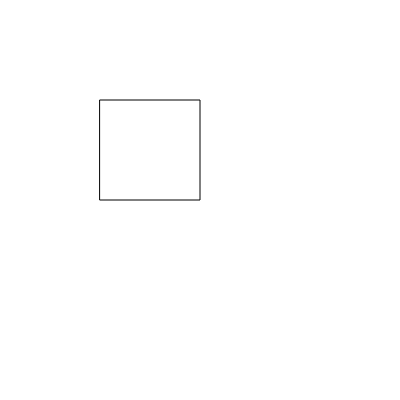
Frame 1 (no input)
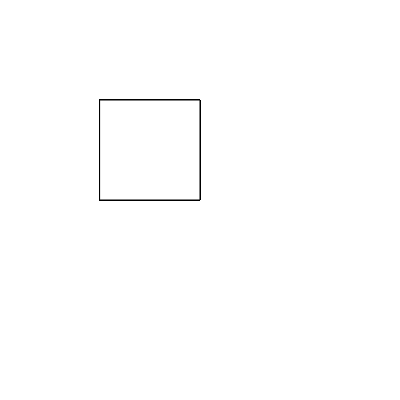
Frame 60 (no input)
Frame 120 (the mouse pressed at the canvas centre since frame 60): identical to frame 60, image omitted

The p5.js sketch that drew these frames (run headless with seeded random() and noise() and a simulated clock; from frame 60 on, the mouse is pressed at the canvas centre):

// p5.js sketch
// ── sketch.js
function setup() {
  createCanvas(400, 400);
}

function draw() {
  rect(100, 100, 100, 100);
}
